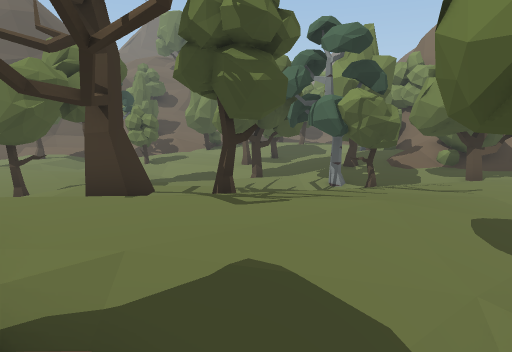
view 1 (above)

24 first-person views from a walk through a 3-D level made in the Unity game engine. The camera is 1.4 m above the floor, tilts 10° down and sees 75° across. The floor is counted in squares, 1 m on a side. Each view is taken from the middle of a square. On the plan, view 1 faces up. The plan holds only what a view shows up to about 15 squares ahead; the rest is blank. The place goes on beyond the plan.

view 2
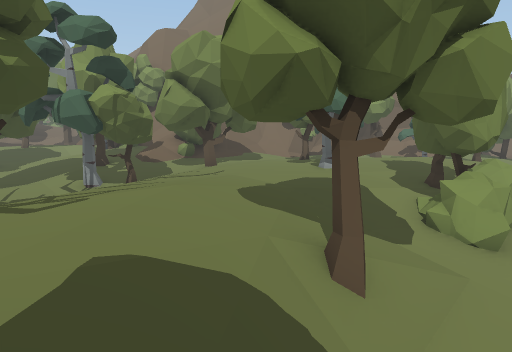

view 3
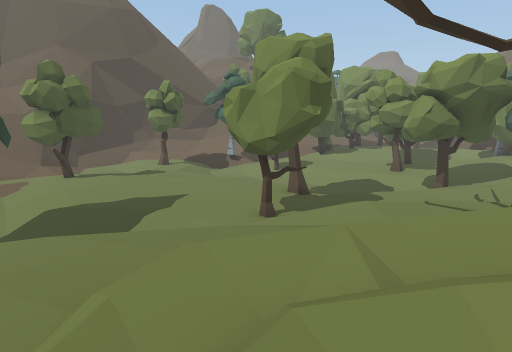

view 4
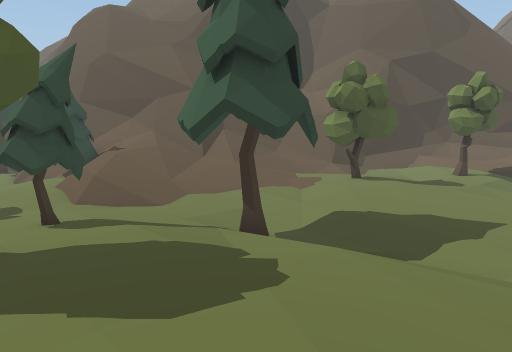

view 5
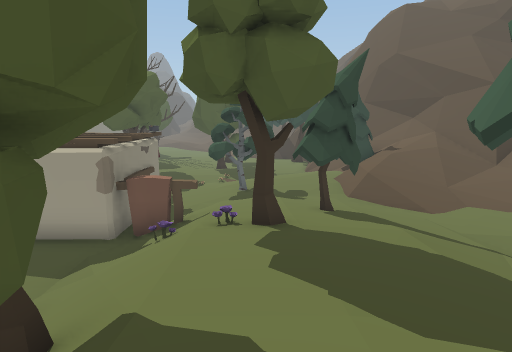

view 6
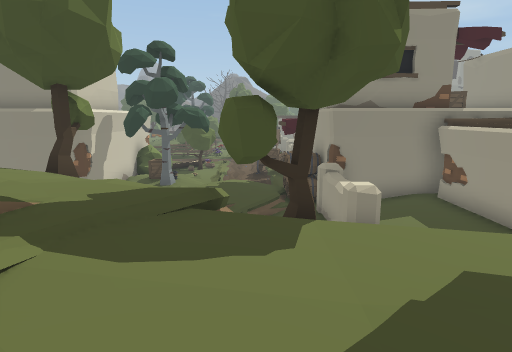

view 7
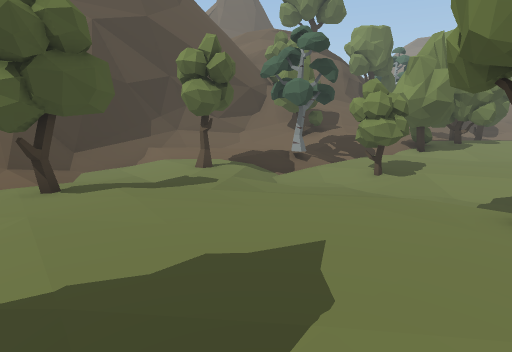

view 8
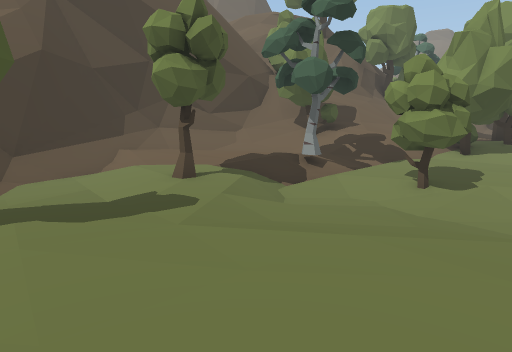

view 9
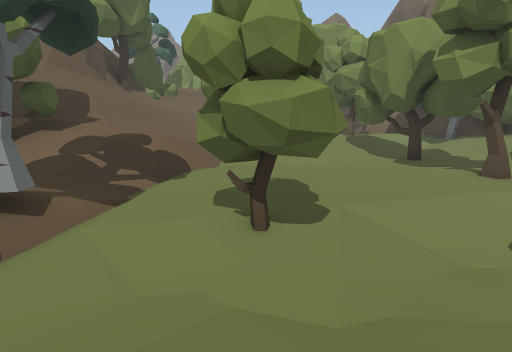

view 10
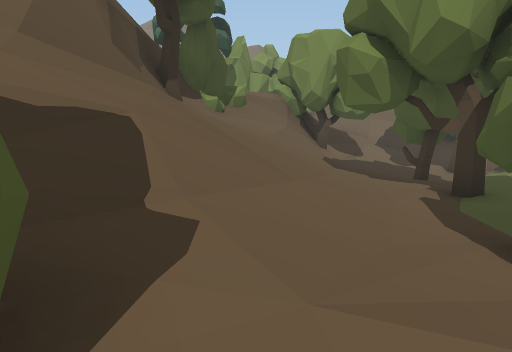

view 11
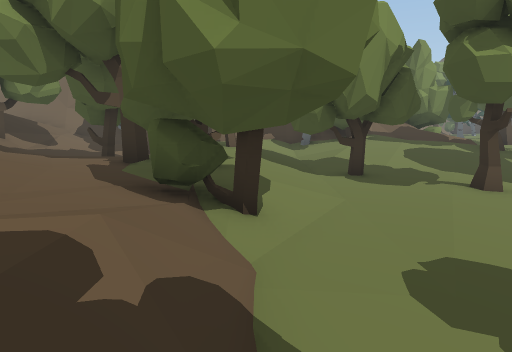

view 12
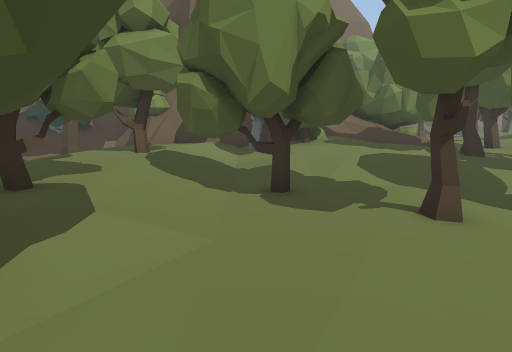

view 13
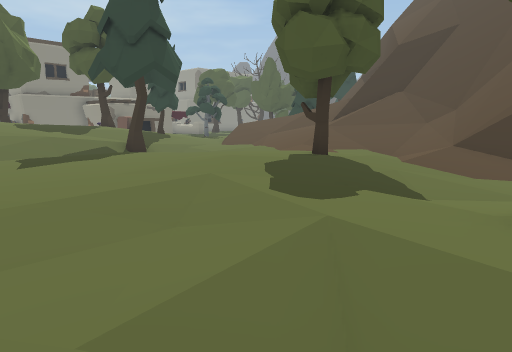

view 14
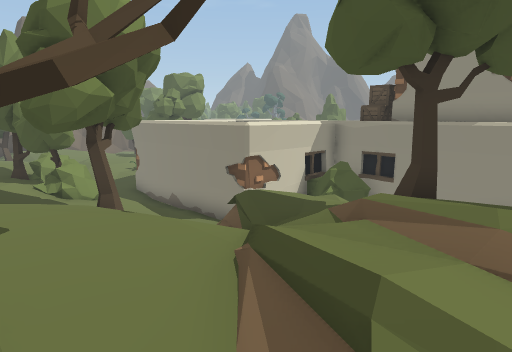

view 15
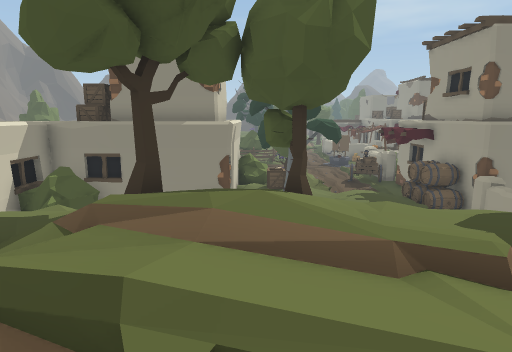

view 16
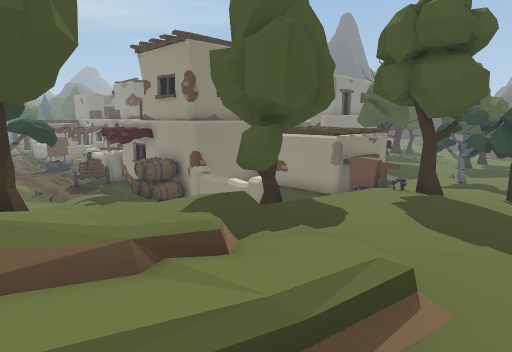

view 17
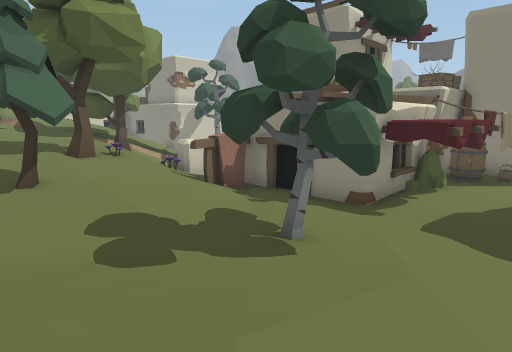

view 18
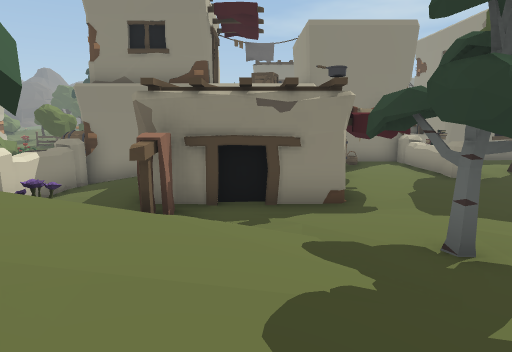

view 19
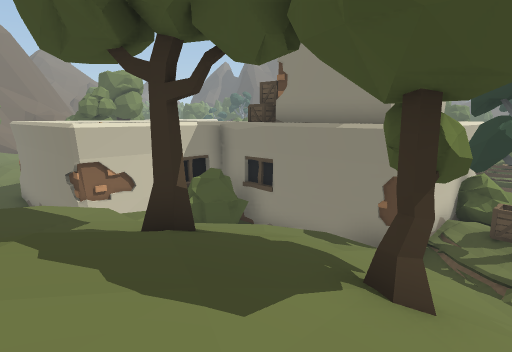

view 20
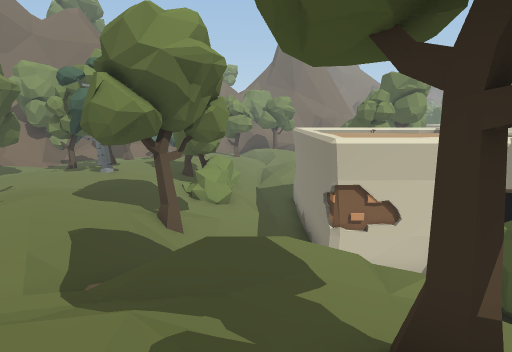

view 21
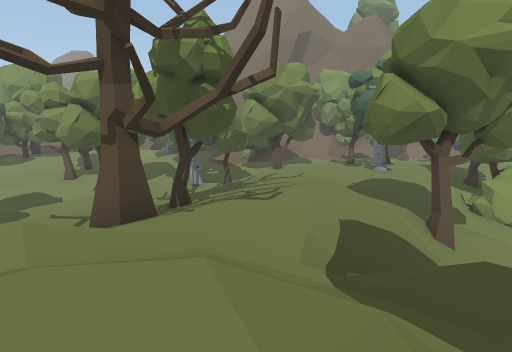

view 22
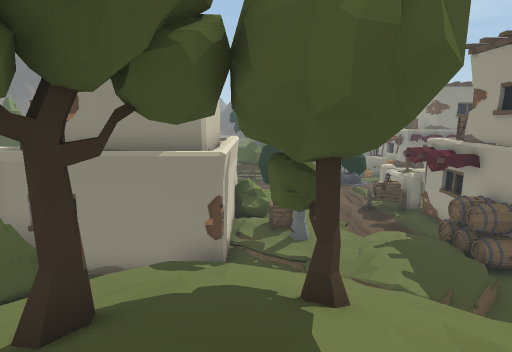

view 23
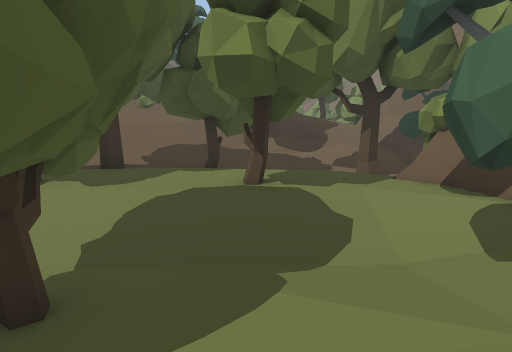

view 24
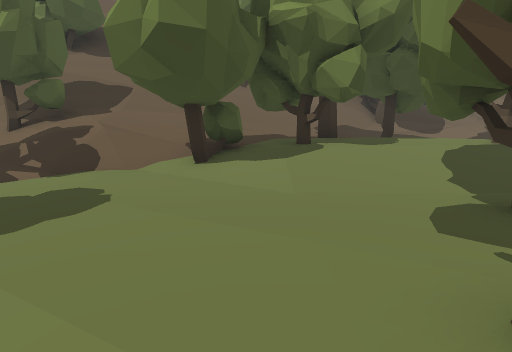

### Floor plan
Key: @ floor where view 1 was taken; # wall or solid block; . main floor; : floor 0.25 m higher than the main floor; - floor 0.25 m lower than the main floor; + floor 0.5 m higher than the main floor; _ floor 0.5 m lower than the main floor; * floor 0.75 m higher than the main floor; < floor 0.75 m lower than the main floor; % floor 1 m higher than the main floor; ( floor 1 m lower than the main floor; & floor 1.25 m higher than the main floor; ! floor 1.25 m lower than the main floor; $ floor 2 m higher than the main floor; / step, stairs or slope; = window, fence, low wall or low ledge; ^ raised ledge; T tree; B bush; P pine tree; F flower; A barrel; C crate; O other object.
Columns run from 23 left of view 1 to 10 right of it. Each row starts with its distance up from view 1.
 29                    #T/T/=#TT///##
 28                 ^ ^#/////TTT:::=T
 27               TTT==//////::...:TT
 26              ##TT/////T+:T ..../TT
 25              #=$$/////TTTTT..T./=^
 24           ####TTT////+TTTT:/   ##T
 23         ###///TTT**++TTT++T :/TT
 22         #//:::.////TTTTT::TT:/#
 21        ##:::::::///TTTTT::TT/:#
 20       ##//...//T--.TT..TT.../T#
 19       #/--...//-- -....TTT..TT#
 18       #/---TT/_<TTT--...TT.:TTT
 17      ##/----./___T-/--T.T.::TTT
 16   ^^===/---..--__<<//-TT..::+T+/
 15   ^#=//......---__<<<//--.:T::/TT
 14  ^#=///.TTT....--  <<<<TT-.T:/TTT
 13  ^=///..TT.:....../_   T-/:T://TT
 12 ^^=///:..........T/----....::T:::
 11 ^^#=///.--........----..--TTTTTT::
 10 ==#/+//----.....T-.      /TT:T:TT:
  9 ///////--_//----TT/      /T::::::T
  8 /&////--_____// /::+::::::++++++:T
  7 P/*///--//P///// /:+++TT+*+++++T+T
  6 P//+//---/.:::+++*  TT/T****+++T++
  5 ...//--.//:::++** %%%T%%%%*+++T+++
  4 -..---PPP::+++*///&%TT%%%T///:::++
  3 ------PP::+++**%&////%%//TT///TTT:
  2 /-TT--.::F+++**%//////////T/-/BTTB
  1 __TT_-..:T:++T/*%/&&///= ///_BB/BB
  0 <__T__/#F///TT**%/&&///@   <</////
 -1 <<<<<OO#_/// /+/*/%%T+++  <<<(!!(<
 -2 __##OOOO<<=^ ////T/*//// ########<
 -3 __##   O<<<^  =//TT//:/  #
 -4 =_##   O<<<^   /////.==BB#
 -5 =_#B   O<<=#(   ////-=#BBB
 -6 =OAA   ####O(    //O#OOBB#
 -7 #O_O       AA    <!##  ###
 -8 ###O       AA    T<#
 -9            AA    CCO
-10           #O(    C #

Positions as (right, up) in squares from view 1, and headings:
1: (0, 0), facing up
2: (-1, 0), facing up-right
3: (-7, 1), facing up
4: (-8, 2), facing up-left
5: (-8, 2), facing left
6: (-10, 5), facing down
7: (-10, 7), facing up
8: (-10, 10), facing up
9: (-9, 15), facing up-right
10: (-7, 22), facing up-right
11: (-7, 21), facing right
12: (-5, 19), facing right
13: (-8, 18), facing down-left
14: (-5, 5), facing down-right
15: (-5, 5), facing down
16: (-5, 5), facing down-left
17: (-23, 5), facing down-right
18: (-18, 5), facing down
19: (-7, 1), facing down-right
20: (-5, 0), facing right
21: (-5, 0), facing up-right
22: (-5, 2), facing down
23: (3, 16), facing up
24: (-2, 15), facing up
